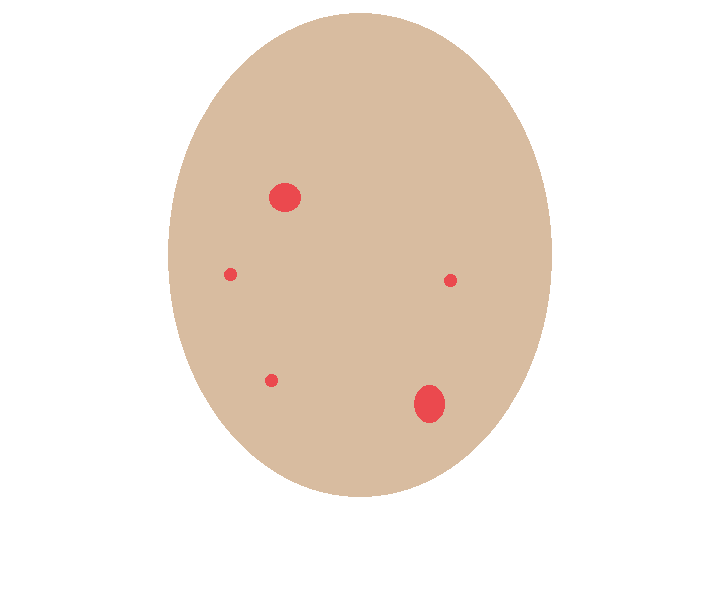
#> input picture acnepaint.png, 710 x 604 px
$ python thresholding.py
#> lines starting #> are read from the running program, lines starting #| are printed output that depends on the picture; after the words box and inside, x2 and y2 are one past the last pixel; in counts of white or black regions, pixels touching at a corner belong together
#!/usr/local/bin/python3
import cv2 as cv
import numpy as np

# Load the image and convert to HSV colourspace
image = cv.imread("acnepaint.png")
#> image is the input picture: shape (604, 710, 3); mean B, G, R 222.3, 231.6, 241.8
org = cv.imread("acnepaint.png")
hsv=cv.cvtColor(image,cv.COLOR_BGR2HSV)
#> hsv: shape (604, 710, 3); mean H, S, V 5.9, 23, 241.8

# Define lower and uppper limits of red
brown_lo=np.array([20,20,50])
brown_hi=np.array([250,250,255])

# Mask image to only select browns
mask=cv.inRange(hsv,brown_lo,brown_hi)
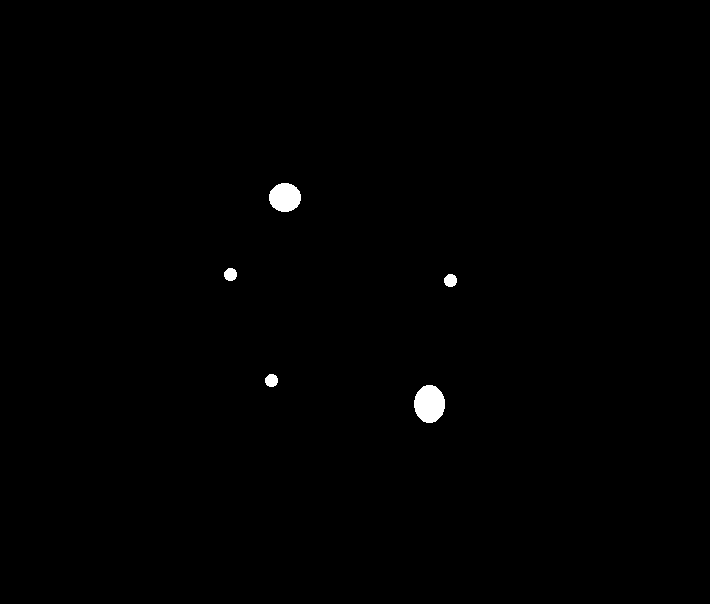
#> mask: shape (604, 710); 0.48% white; 5 white regions, box (x1, y1, x2, y2) and area: (414, 385, 445, 423) 921, (269, 183, 301, 212) 729, (224, 268, 237, 281) 135, (444, 274, 457, 287) 135, (265, 374, 278, 387) 135

# Change image to beige where red is found
image[mask>0]=(175,201,237)
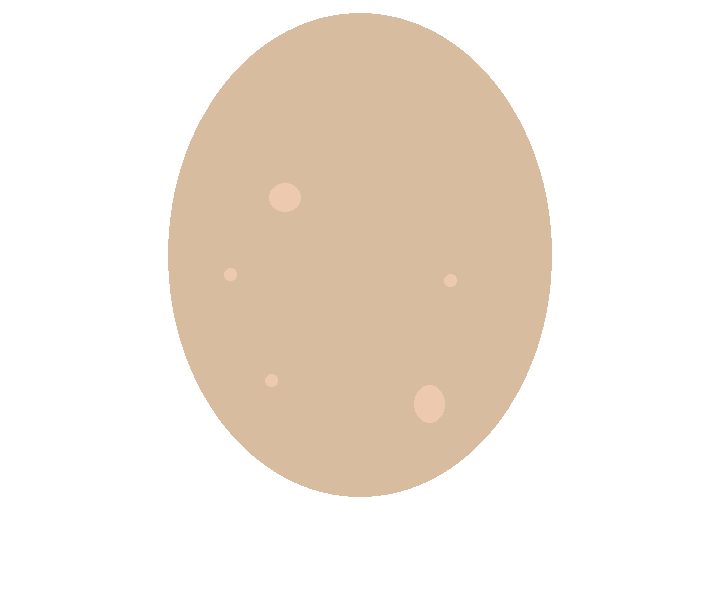
#> image: shape (604, 710, 3); 0.48% of pixels changed, all inside (x1, y1, x2, y2) = (224, 183, 457, 423)

cv.imshow("result",image)

cv.waitKey(0)

$ run again, with acne-teenager.png copied over acnepaint.png
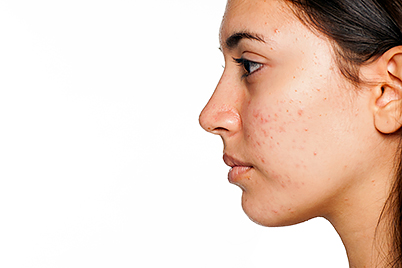
#> input picture acne-teenager.png, 402 x 268 px
#> image is the input picture: shape (268, 402, 3); mean B, G, R 199.9, 211.5, 232.3
#> hsv: shape (268, 402, 3); mean H, S, V 6.3, 44, 232.3
#> `mask=cv.inRange(hsv,brown_lo,brown_hi)`:
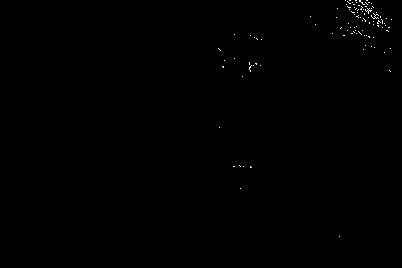
#> mask: shape (268, 402); 0.2% white in thin lines or dots, all inside (x1, y1, x2, y2) = (218, 0, 392, 237)
#> `image[mask>0]=(175,201,237)`:
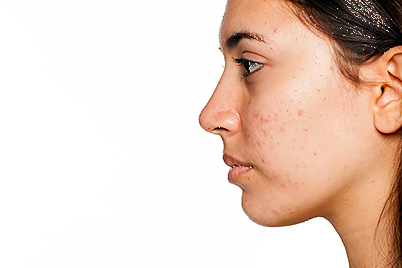
#> image: shape (268, 402, 3); 0.2% of pixels changed, all inside (x1, y1, x2, y2) = (218, 0, 392, 237)
